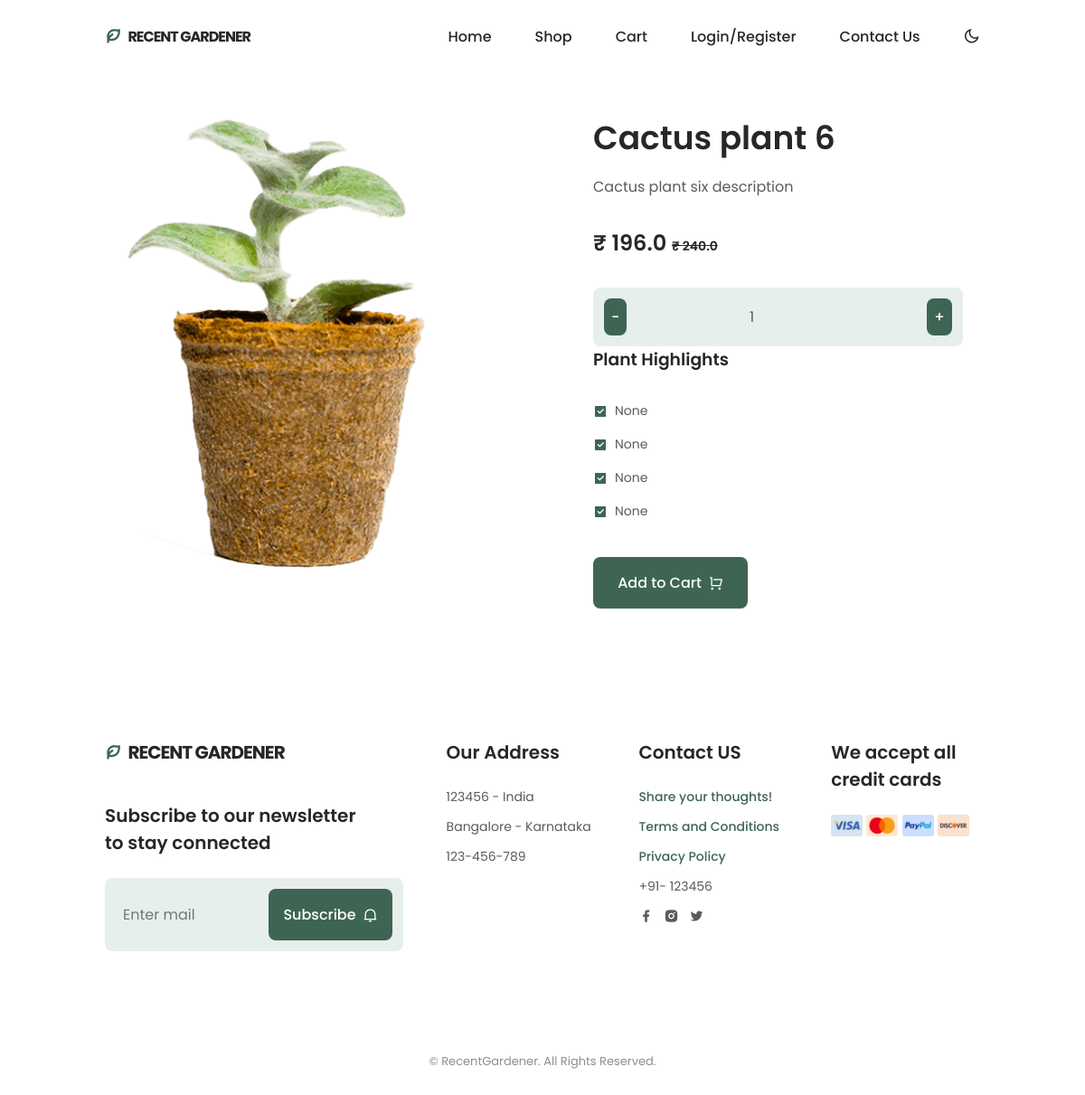
The app's page /shop/6/ with its own data.
### plantswebsite/models.py (models this page shows, shortened)
class Plants(models.Model):
    class Meta:
        verbose_name_plural = 'Plants'
        verbose_name = 'Plant'
    name = models.CharField(max_length=244, blank=False, null=True)
    price = models.FloatField(blank=False, null=True)
    original_price = models.FloatField(blank=True, null=True)
    description = models.CharField(max_length=244, blank=True, null=True)
    image = models.ImageField(blank=True, null=True, upload_to='plants')
    quantity = models.IntegerField(null=False, blank=False)
    status = models.BooleanField(default=False, help_text="0-default, 1-Hidden")
    trending = models.BooleanField(default=False, help_text="0-default, 1-Hidden")
    highlights_one = models.CharField(max_length=128, blank=True, null=True)
    highlights_two = models.CharField(max_length=128, blank=True, null=True)
    highlights_three = models.CharField(max_length=128, blank=True, null=True)
    highlights_four = models.CharField(max_length=128, blank=True, null=True)

### plantswebsite/views.py (the view)
# urls.py: path('shop/<int:id>/', views.PlantsDescription, name="plantsdescription"),
def PlantsDescription(request, id):
    plants_object = Plants.objects.get(id=id)
    return render(request, 'plantswebsite/plants_description.html', {'plants_object':plants_object})

### plants/context_processors.py (called while the page is built)
def project_context(request):
    context = {
        'me': LandingScreen.objects.first(),
    }
    return context

### plantswebsite/templates/plantswebsite/plants_description.html (shortened to what this page needs)
{% extends 'plantswebsite/base.html' %}
{% load static %}
{% block content %}
<section class="plantsdetail section container product_data" id="plantsdetail">
    <div class="about__container grid product_data">
        <img src="{{plants_object.image.url}}" alt="plantsdetail image" class="about__img">
        <div class="about__data">
            <h2 class="section__title about__title">
                {{plants_object.name}}
            </h2>
            <p class="about__description">
                {{plants_object.description}}
            </p>
            <h2 class="about__description">
                ₹ {{plants_object.price}} <s class="steps__card-description">₹ {{plants_object.original_price}}</s>
            </h2>
            <div class="incdec__subscribe">
                <button class="button button--flex incdec__button decrement-btn">-</button>
                <input type="text" name="quantity" class="incdec__input form-control qty-input text-center" value="1">
                <button class="button button--flex incdec__button increment-btn">+</button>
            </div>
            <div class="div about__details">
                <h3 class="about__title">
                    Plant Highlights
                </h3>
                <p class="about__details-description">
                    <i class="ri-checkbox-fill about__details-icon"></i>
                    {{ plants_object.highlights_one }}
                </p>
                <p class="about__details-description">
                    <i class="ri-checkbox-fill about__details-icon"></i>
                    {{ plants_object.highlights_two }}
                </p>
                <p class="about__details-description">
                    <i class="ri-checkbox-fill about__details-icon"></i>
                    {{ plants_object.highlights_three }}
                </p>
                <p class="about__details-description">
                    <i class="ri-checkbox-fill about__details-icon"></i>
                    {{ plants_object.highlights_four }}
                </p>
            </div>
            {% if plants_object.quantity >= 1 %}
                <button class="button button--flex addToCartBtn">
                    Add to Cart <i class="ri-shopping-cart-line button__icon"></i>
                </button>
            {% else %}
                <button class="button button--flex" disabled>
                    Out of Stock <i class="ri-arrow-right-down-line button__icon"></i>
                </button>
            {% endif %}
        </div>
    </div>
</section>
{%endblock%}

### static/css/style.css (style rules this page uses)
:root { --header-height: 3.5rem; --hue: 152; --first-color: hsl(var(--hue), 24%, 32%); --first-color-alt: hsl(var(--hue), 24%, 28%); --first-color-light: hsl(var(--hue), 24%, 66%); --first-color-lighten: hsl(var(--hue), 24%, 92%); --title-color: hsl(var(--hue), 4%, 15%); --text-color: hsl(var(--hue), 4%, 35%); --text-color-light: hsl(var(--hue), 4%, 55%); --body-color: hsl(var(--hue), 0%, 100%); --container-color: #FFF; --body-font: 'Poppins', sans-serif; --big-font-size: 2rem; --h1-font-size: 1.5rem; --h2-font-size: 1.25rem; --h3-font-size: 1rem; --normal-font-size: .938rem; --small-font-size: .813rem; --smaller-font-size: .75rem; --font-medium: 500; --font-semi-bold: 600; --mb-0-5: .5rem; --mb-0-75: .75rem; --mb-1: 1rem; --mb-1-5: 1.5rem; --mb-2: 2rem; --mb-2-5: 2.5rem; --z-tooltip: 10; --z-fixed: 100; }
@media screen and (min-width: 968px) { :root { --big-font-size: 3.5rem; --h1-font-size: 2.25rem; --h2-font-size: 1.5rem; --h3-font-size: 1.25rem; --normal-font-size: 1rem; --small-font-size: .875rem; --smaller-font-size: .813rem; } }
* { box-sizing: border-box; padding: 0; margin: 0; }
html { scroll-behavior: smooth; }
body, button, input, textarea { font-family: var(--body-font); font-size: var(--normal-font-size); }
body { margin: var(--header-height) 0 0 0; background-color: var(--body-color); color: var(--text-color); transition: .4s; }
button { cursor: pointer; border: none; outline: none; }
h1,h2,h3 { color: var(--title-color); font-weight: var(--font-semi-bold); }
img { max-width: 100%; height: auto; }
.section { padding: 5.5rem 0 1rem; }
.section__title, .section__title-center { font-size: var(--h2-font-size); margin-bottom: var(--mb-2); line-height: 140%; }
.container { max-width: 968px; margin-left: var(--mb-1-5); margin-right: var(--mb-1-5); }
.grid { display: grid; }
.button { display: inline-block; background-color: var(--first-color); color: #FFF; padding: 1rem 1.7rem; border-radius: .5rem; font-weight: var(--font-medium); transition: .3s; }
.button__icon { transition: .3s; }
.button--flex { display: inline-flex; align-items: center; column-gap: .5rem; }
.about__container { row-gap: 2rem; }
.about__img { width: 280px; justify-self: center; }
.about__title { margin-bottom: var(--mb-1); }
.about__description { margin-bottom: var(--mb-2); }
.about__details { display: grid; row-gap: 1rem; margin-bottom: var(--mb-2-5); }
.about__details-description { display: inline-flex; column-gap: .5rem; font-size: var(--small-font-size); }
.about__details-icon { font-size: 1rem; color: var(--first-color); margin-top: .15rem; }
.steps__card-description { font-size: var(--small-font-size); }
.incdec__subscribe { background-color: var(--first-color-lighten); padding: .75rem; display: flex; justify-content: space-between; border-radius: .5rem; width: 160px; }
.incdec__input { width: 20%; padding: 0 .5rem; background: none; color: var(--text-color); border: none; outline: none; }
.incdec__button { padding: .5rem; }
@media screen and (min-width: 576px) { .incdec__subscribe { width: 200px; } }
@media screen and (min-width: 767px) { body { margin: 0; } }
@media screen and (min-width: 767px) { .home__container, .about__container, .questions__container, .contact__container, .footer__container { grid-template-columns: repeat(2, 1fr); } }
@media screen and (min-width: 767px) { .incdec__subscribe { width: max-content; } }
@media screen and (min-width: 992px) { .container { margin-left: auto; margin-right: auto; } }
@media screen and (min-width: 992px) { .section { padding: 8rem 0 1rem; } }
@media screen and (min-width: 992px) { .section__title, .section__title-center { font-size: var(--h1-font-size); } }
@media screen and (min-width: 992px) { .about__img { width: 380px; } }
@media screen and (min-width: 1200px) { .about__container { column-gap: 7rem; } }

### records on screen
Plants: image (picture), name "Cactus plant 6", description "Cactus plant six description", price "196.0", original_price "240.0", highlights_one "None", highlights_two "None", highlights_three "None", highlights_four "None"
